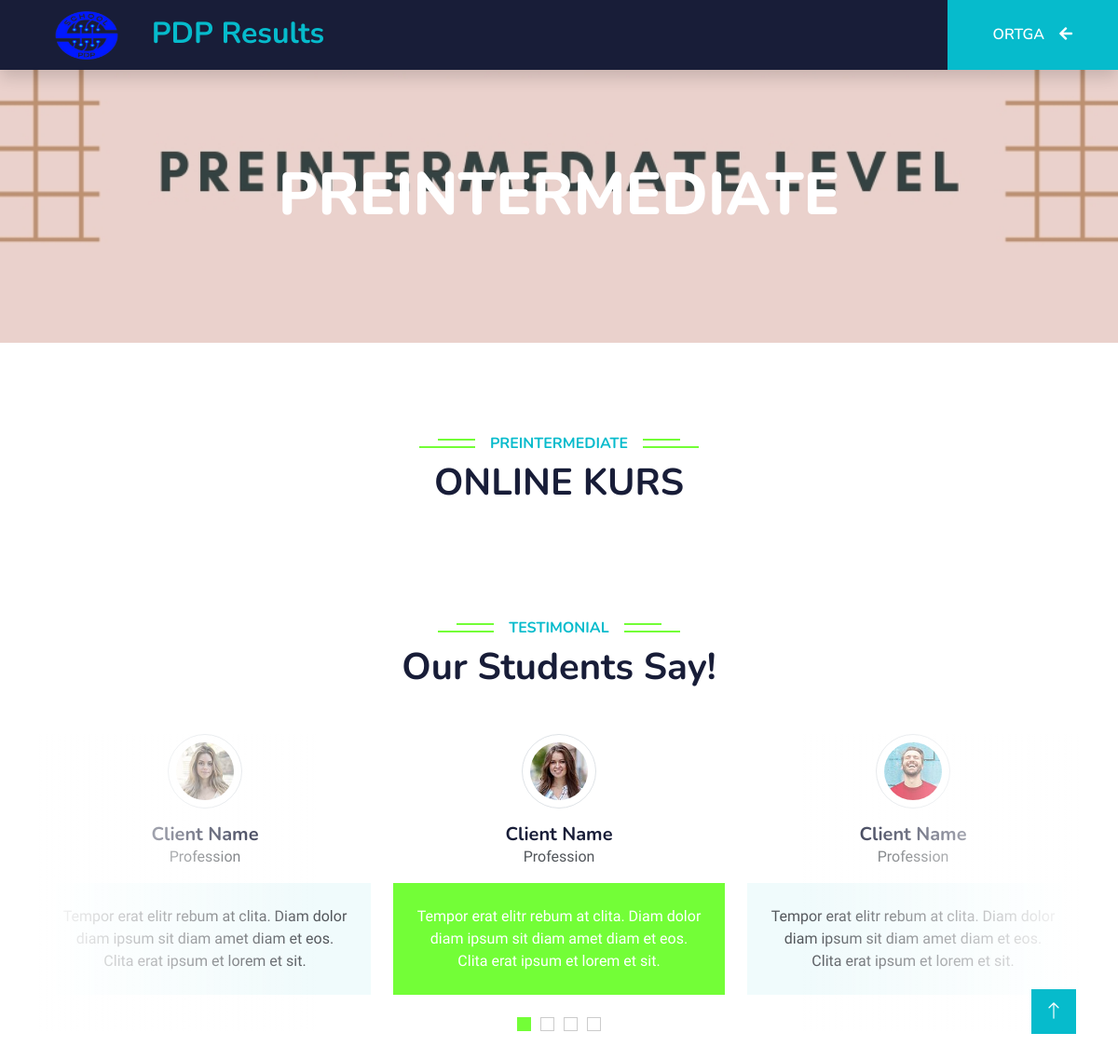
The page /panel/pre on the database as committed earlier.
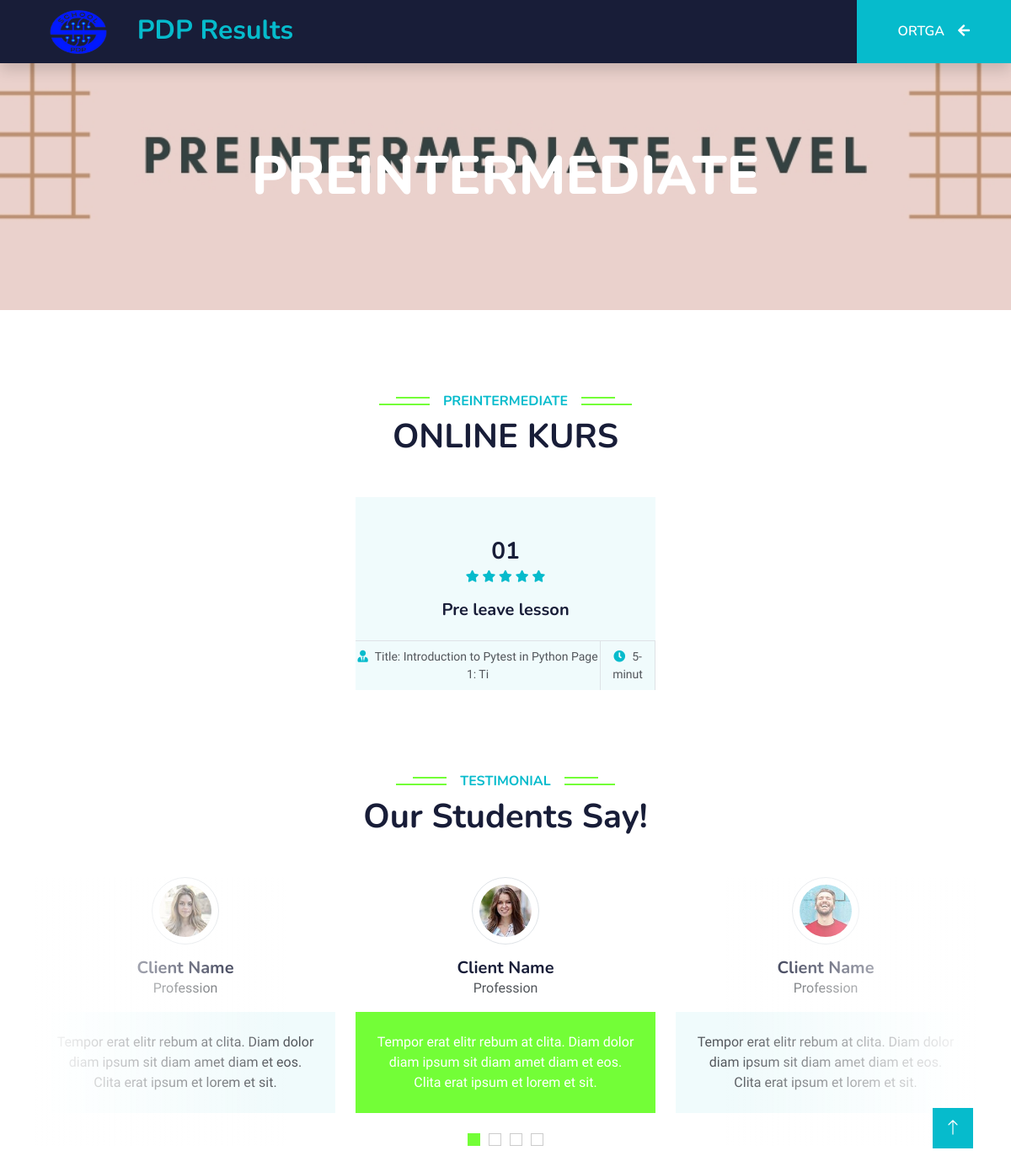
The same page on the database as committed later.
### panel/models.py (models this page shows)
class Pre(models.Model):
    num = models.CharField(max_length=2, blank=True, null=True)
    title = models.CharField(max_length=30, blank=True, null=True)
    topic = models.CharField(max_length=50, blank=True, null=True)
    date = models.CharField(max_length=50, blank=True, null=True)
    images = models.ImageField(upload_to="en")
    dic = models.TextField()

### panel/views.py (the view)
# urls.py: path('pre', Pre_intermediateView.as_view(), name='pre'),
class Pre_intermediateView(ListView):
    model = Pre
    context_object_name = "pres"
    template_name = "OnlineDarslar/preintermediate.html"

### templates/OnlineDarslar/preintermediate.html (shortened to what the changed rows need)
<!DOCTYPE html>
<html lang="en">
<head>
    <link href="https://cdnjs.cloudflare.com/ajax/libs/font-awesome/5.10.0/css/all.min.css" rel="stylesheet">
    <link href="https://cdn.jsdelivr.net/npm/bootstrap-icons@1.4.1/font/bootstrap-icons.css" rel="stylesheet">
    <link href="../../static/libMiz/animateMiz/animateMiz.min.css" rel="stylesheet">
    <link href="../../static/libMiz/owlcarouselMiz/assetsMiz/owl.carouselMiz.min.css" rel="stylesheet">
    <link href="../../static/cssMiz/bootstrap.minMiz.css" rel="stylesheet">
    <link href="../../static/cssMiz/styleMiz.css" rel="stylesheet">
</head>
<body>
    <nav class="navbar navbar-expand-lg bg-dark navbar-light shadow sticky-top p-0">
           <a href="index.html" class="navbar-brand d-flex align-items-center px-4 px-lg-5">
  <h2 class="m-0 text-primary">
    <img src="../../static/darkpan-1.0.0/imgim/loga.png" alt="Logo" class="me-3" style="width: 90px; height: 70px;">
    PDP Results
  </h2>
</a>
    </nav>
    <div class="container-fluid bg-primary py-5 mb-5 page2-header">
        <div class="container py-5">
            <div class="row justify-content-center">
                <div class="col-lg-10 text-center">
                    <h1 class="display-3 text-white animated slideInDown">PREINTERMEDIATE</h1>
                </div>
            </div>
        </div>
    </div>
    <div class="container-xxl py-5">
        <div class="container">
            <div class="text-center wow fadeInUp" data-wow-delay="0.1s">
                <h1 class="mb-5">ONLINE KURS</h1>
            </div>
            <div class="row g-4 justify-content-center">
                {% for post in pres %}
                <div class="col-lg-4 col-md-6 wow fadeInUp" data-wow-delay="0.1s">
                    <div class="course-item bg-light">
                        <div class="position-relative overflow-hidden">
                        </div>
                        <div class="text-center p-4 pb-0">
                            <h3 class="mb-0">{{ post.num }}</h3>
                            <div class="mb-3">
                                <small class="fa fa-star text-primary"></small>
                                <small class="fa fa-star text-primary"></small>
                                <small class="fa fa-star text-primary"></small>
                                <small class="fa fa-star text-primary"></small>
                                <small class="fa fa-star text-primary"></small>
                            </div>
                            <h5 class="mb-4">{{ post.title }}</h5>
                        </div>
                        <div class="d-flex border-top">
                            <small class="flex-fill text-center border-end py-2"><i class="fa fa-user-tie text-primary me-2"></i>{{ post.topic }}</small>
                            <small class="flex-fill text-center border-end py-2"><i class="fa fa-clock text-primary me-2"></i>{{ post.date }}</small>
                        </div>
                    </div>
                </div>
                {% endfor %}
            </div>
        </div>
    </div>
    <div class="container-xxl py-5 wow fadeInUp" data-wow-delay="0.1s">
        <div class="container">
            <div class="text-center">
                <h1 class="mb-5">Our Students Say!</h1>
            </div>
        </div>
    </div>
</body>
</html>

Rows that differ between the two databases and show on the page:
added Pre: num "01", title "Pre leave lesson", topic "Title: Introduction to Pytest in Python Page 1: Ti", date "5-minut"
